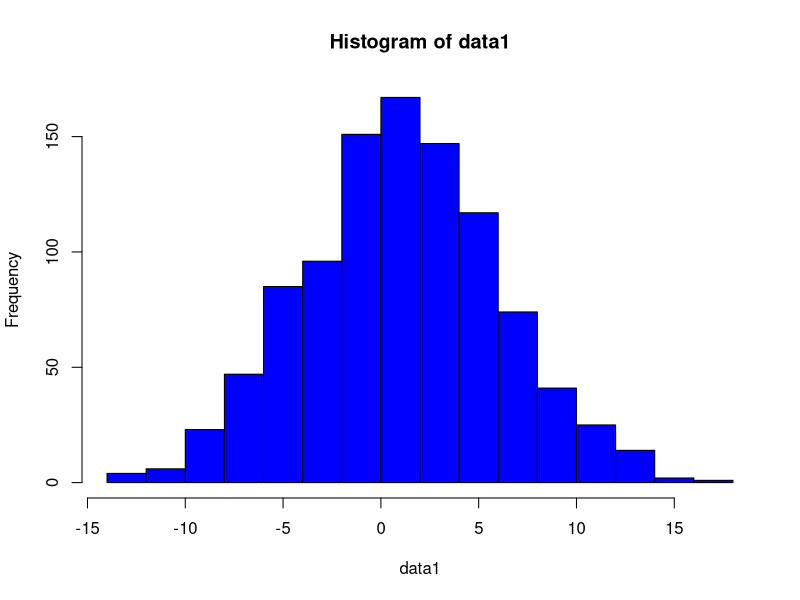
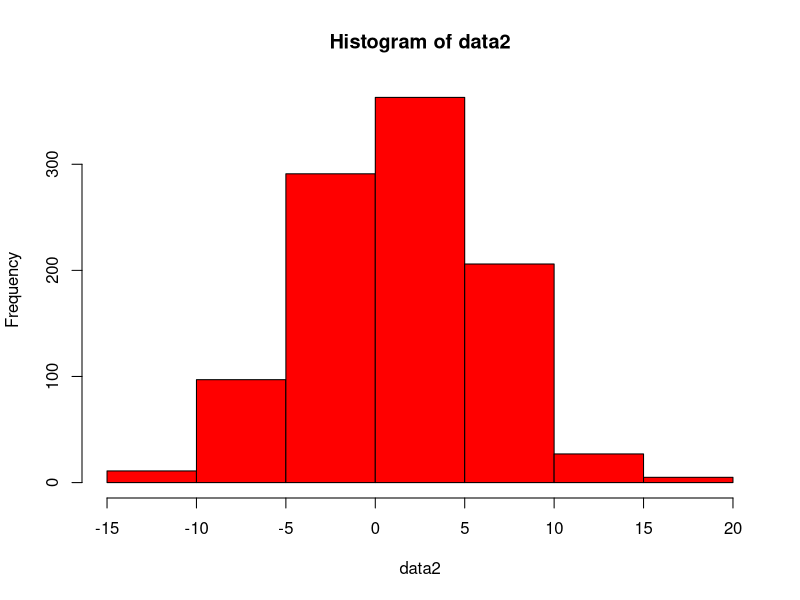

Write the R code that produced these figures, in order.
## ---- chunk 1
set.seed(123)  
samplesize <- 1000
mean1 <- 1
mean2 <- 1
sd1 <- 5
sd2 <- 5
data1 <- rnorm(n = samplesize, mean = mean1, sd = sd1)
data2 <- rnorm(n = samplesize, mean = mean2, sd = sd2)

bins <- floor(log2(samplesize)) + 1     #num of bins
m_counts <- table(cut(data1, breaks = bins))
n_counts <- table(cut(data2, breaks = bins))
mi <- as.vector(m_counts)
ni <- as.vector(n_counts)

# bins_data1 <- cut(data1, breaks = bins, include.lowest = TRUE)
# bins_data2 <- cut(data2, breaks = bins, include.lowest = TRUE)
# 
# print(tapply(data1, bins_data1, list))
# print(tapply(data2, bins_data2, list))

# max_value <- max(c(data1, data2))
# min_value <- min(c(data1, data2))
# bin_width <- (max_value - min_value) / bins
# breaks <- seq(min_value, max_value, by = bin_width)
# 
# lower_bounds <- breaks[-length(breaks)]
# upper_bounds <- breaks[-1]



L1 <- c(-13.1, -10,  -7,   -3.97 , -0.947, 2.08,  5.1, 8.13,  11.2,  14.2)
U1 <- c(-10,   -7,  -3.97, -0.947,  2.08 , 5.1, 8.13,  11.2,  14.2,  17.2)

 L2 <- c(-14.3, -11,  -7.8,   -4.58 , -1.36, 1.86,  5.08, 8.29,  11.5,  14.7)
U2 <- c(-11,   -7.8,  -4.58, -1.36,  1.86 , 5.08, 8.29,  11.5,  14.7,  18)    #(1,5)

# L2 <- c(-20.5, -14,  -7.6,   -1.16 , 5.27, 11.7,  18.2, 24.6,  31,  37.5)
# U2 <- c(-14,   -7.6,  -1.16,  5.27,  11.7 , 18.2, 24.6,  31,  37.5,  44)    #(10,10)

hist(data1, col = "blue", right = FALSE)

hist(data2, col = "red", right = FALSE)
## ---- chunk 2
lambda1 <- c()
lambda2 <- c()
pois <- c()
likelihood <- 1

log_likeli <- 0

joint_poisson_log_likelihood <- function(params, data1, data2) {
  mu <- params[1]
  sigma <- params[2]
  S <- params[3]

   for (i in 1:length(bins)) {

    lambda1[i] <- dnorm(x = (L1[i]+U1[i])/2, mean = mu, sd = sigma)
    lambda2[i] <- lambda1[i] * S
    log_likeli <- log_likeli + (mi[i]*lambda1[i] - lambda1[i] - log(factorial(mi[i])) 
                              + ni[i]*lambda2[i] - lambda2[i] - log(factorial(ni[i])))
  }
  
  return(-log_likeli)
}

initial_params <- c(mu = 1, sigma = 5, S = 1)
lower_bounds <- c(-Inf, 1e-6, 1e-6)

optim_result <- optim(initial_params, fn = joint_poisson_log_likelihood, data1=data1, data2=data2, method='L-BFGS-B', lower = lower_bounds)

min_log_likelihood0 <- -optim_result$value
mu_estimate <- optim_result$par[1]
sigma_estimate <- optim_result$par[2]
S_estimate <- optim_result$par[3]

cbind(min_log_likelihood0, mu_estimate, sigma_estimate, S_estimate)

## ---- chunk 3
lambda1 <- c()
lambda2 <- c()
pois <- c()
likelihood <- 1
log_likeli <- 0

joint_poisson_log_likelihood <- function(params, data1, data2) {
  mu1 <- params[1]
  sigma1 <- params[2]
  mu2 <- params[3]
  sigma2 <- params[4]
  
  
  for (i in 1:length(mi)) {
   lambda1[i] <- dnorm(x = (L1[i]+U1[i])/2, mean = mu1, sd = sigma1)
     lambda2[i] <- dnorm(x = (L2[i]+U2[i])/2, mean = mu2, sd = sigma2)
    log_likeli <- log_likeli + mi[i]*lambda1[i] - lambda1[i] - log(lfactorial(mi[i])) 
                                + ni[i]*lambda2[i] - lambda2[i] - log(lfactorial(ni[i]))
  }
  
  return(-log_likeli)
}

initial_params <- c(mu1 = mean1, sigma1 = sd1, mu2 = mean2, sigma2 = sd2)
lower_bounds <- c(-Inf, 1e-6, -Inf,1e-6, 1e-6)

optim_result <- optim(initial_params, joint_poisson_log_likelihood, data1=data1, data2=data2, 
                      method='L-BFGS-B', lower = lower_bounds)

min_log_likelihood1 <- -optim_result$value
mu1_estimate <- optim_result$par[1]
sigma1_estimate <- optim_result$par[2]
mu2_estimate <- optim_result$par[3]
sigma2_estimate <- optim_result$par[4]

cbind(-optim_result$value, mu1_estimate, sigma1_estimate, mu2_estimate,sigma2_estimate )



min_log_likelihood1/ min_log_likelihood0  #Bayes factor
